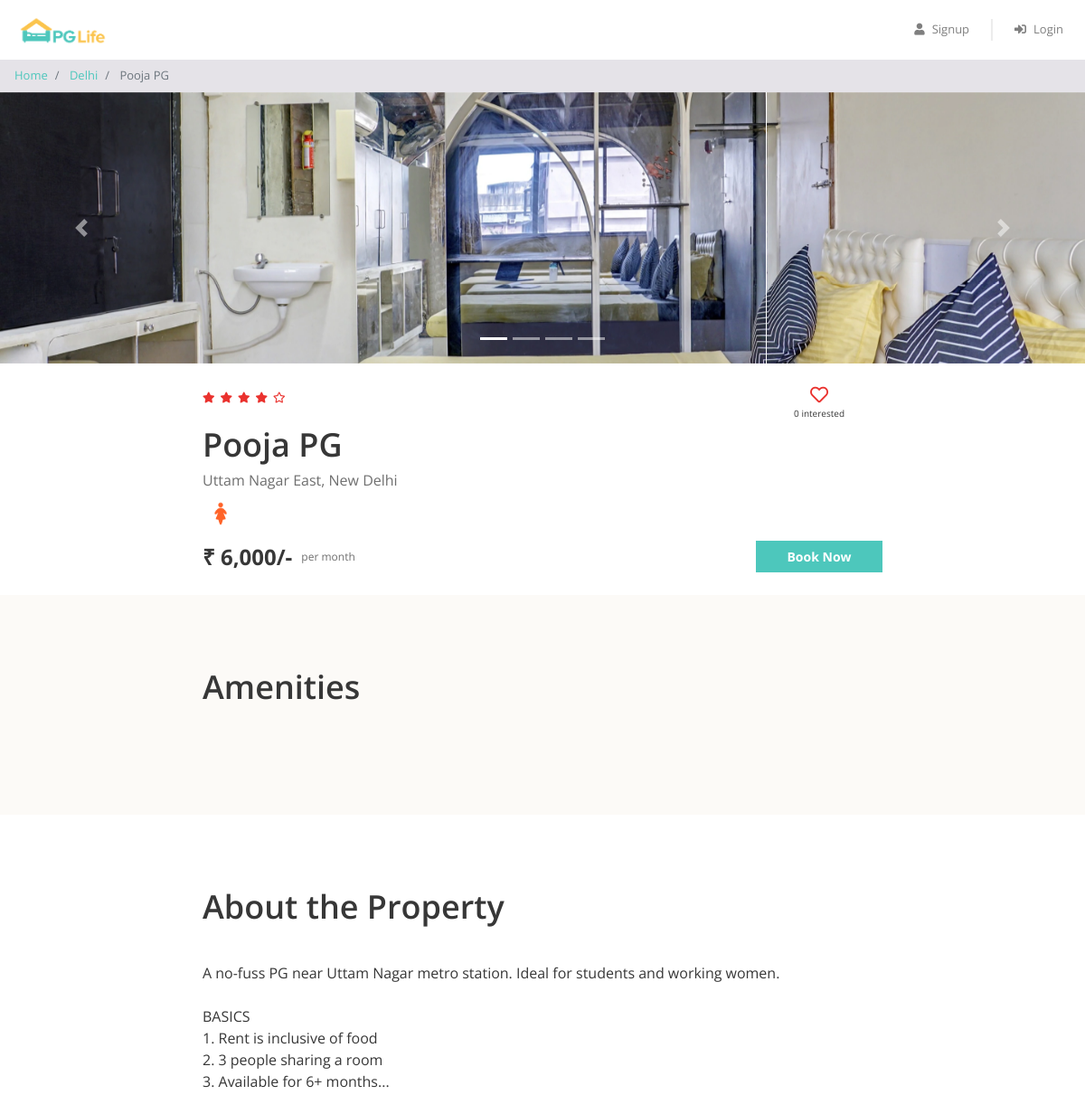
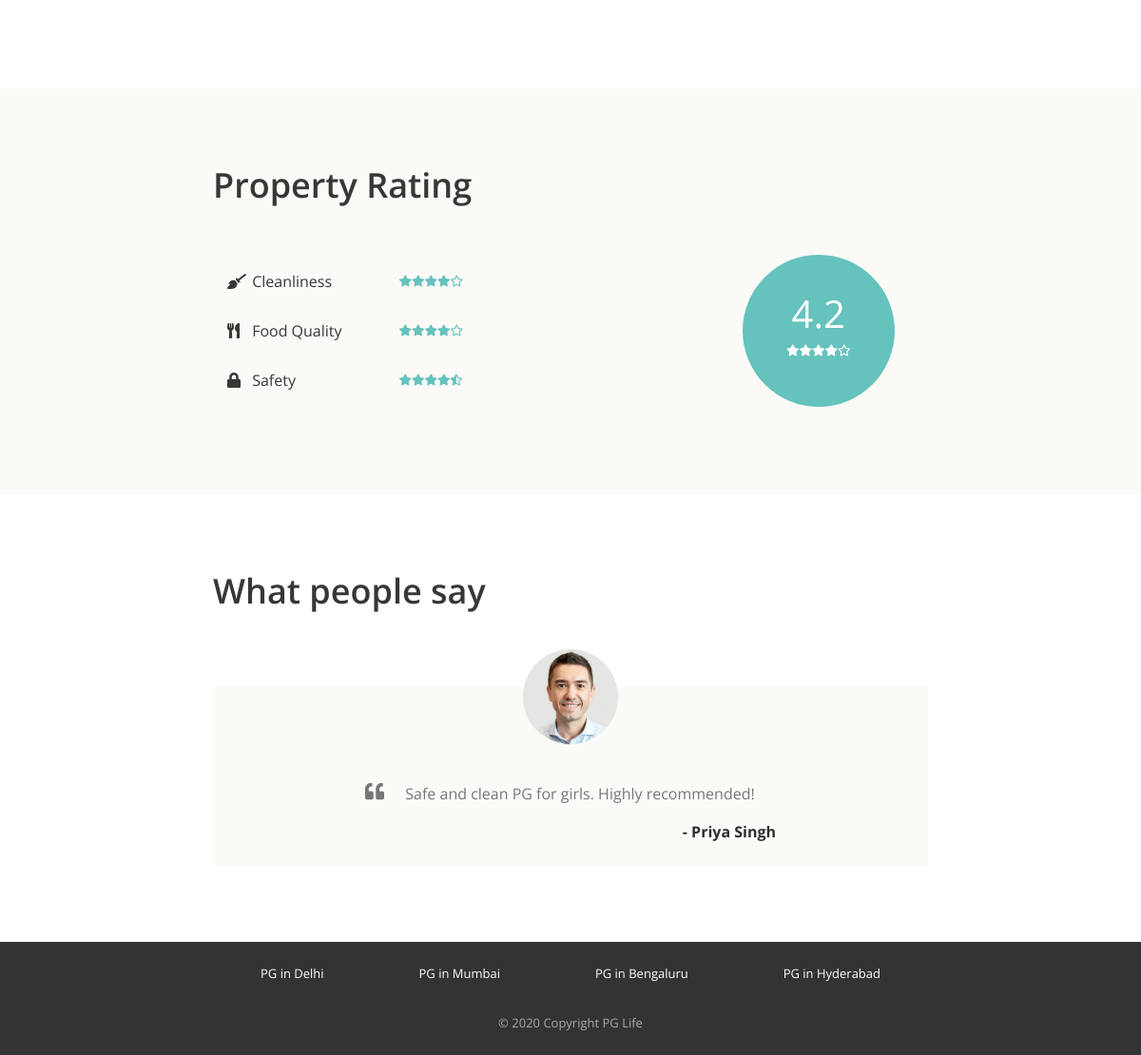
Screenshot of /property_detail.php?property_id=2 with the database file from the repository (2 pictures, top to bottom).
### tables this page shows
CREATE TABLE properties (
    id INT(11) NOT NULL AUTO_INCREMENT,
    city_id INT(11) NOT NULL,
    name VARCHAR(100) NOT NULL,
    address VARCHAR(1000) NOT NULL,
    description VARCHAR(2000) NOT NULL,
    gender ENUM('male', 'female', 'unisex') NOT NULL,
    rent INT(11) NOT NULL,
    rating_clean FLOAT NOT NULL,
    rating_food FLOAT NOT NULL,
    rating_safety FLOAT NOT NULL,
    PRIMARY KEY (id),
    CONSTRAINT fk_Properties_City FOREIGN KEY (city_id) REFERENCES cities(id)
);

CREATE TABLE cities (
    id INT(11) NOT NULL AUTO_INCREMENT,
    name VARCHAR(100) NOT NULL,
    PRIMARY KEY (id)
);

CREATE TABLE testimonials (
    id INT(11) NOT NULL AUTO_INCREMENT,
    property_id INT(11) NOT NULL,
    user_name VARCHAR(100) NOT NULL,
    content VARCHAR(1000) NOT NULL,
    PRIMARY KEY (id),
    CONSTRAINT fk_Testimonials_Property FOREIGN KEY (property_id) REFERENCES properties(id)
);

### includes/functions.php (called while the page is built, shortened)
<?php
if (!function_exists('e')) {
    function e($value)
    {
        return htmlspecialchars((string) $value, ENT_QUOTES | ENT_SUBSTITUTE, 'UTF-8');
    }
}

### property_detail.php (the view, shortened to what this page needs)
<?php
require "includes/functions.php";
require "includes/database_connect.php";
$property_id = isset($_GET["property_id"]) ? $_GET["property_id"] : '';
$property_id = (int) $property_id;
$sql_1 = "SELECT *, p.id AS property_id, p.name AS property_name, c.name AS city_name
            FROM properties p
            INNER JOIN cities c ON p.city_id = c.id
            WHERE p.id = ?";
$stmt_1 = mysqli_prepare($conn, $sql_1);
mysqli_stmt_bind_param($stmt_1, "i", $property_id);
mysqli_stmt_execute($stmt_1);
$result_1 = mysqli_stmt_get_result($stmt_1);
$property = mysqli_fetch_assoc($result_1);
$stmt_2 = mysqli_prepare($conn, "SELECT * FROM testimonials WHERE property_id = ?");
mysqli_stmt_bind_param($stmt_2, "i", $property_id);
mysqli_stmt_execute($stmt_2);
$result_2 = mysqli_stmt_get_result($stmt_2);
$testimonials = mysqli_fetch_all($result_2, MYSQLI_ASSOC);
$stmt_4 = mysqli_prepare($conn, "SELECT user_id FROM interested_users_properties WHERE property_id = ?");
mysqli_stmt_bind_param($stmt_4, "i", $property_id);
mysqli_stmt_execute($stmt_4);
$result_4 = mysqli_stmt_get_result($stmt_4);
$interested_users = mysqli_fetch_all($result_4, MYSQLI_ASSOC);
$interested_users_count = count($interested_users);
function rating_to_stars($rating) {
    $output = "";
    for ($i = 0; $i < 5; $i++) {
        if ($rating >= $i + 0.8) {
            $output .= '<i class="fas fa-star"></i>';
        } elseif ($rating >= $i + 0.3) {
            $output .= '<i class="fas fa-star-half-alt"></i>';
        } else {
            $output .= '<i class="far fa-star"></i>';
        }
    }
    return $output;
}
?>
<!DOCTYPE html>
<html lang="en">
<head>
    <?php include "includes/head_links.php"; ?>
    <link href="css/property_detail.css" rel="stylesheet" />
</head>
<body>
    <?php include "includes/header.php"; ?>
    <nav aria-label="breadcrumb">
        <ol class="breadcrumb py-2">
            <li class="breadcrumb-item">
                <a href="index.php">Home</a>
            </li>
            <li class="breadcrumb-item">
                <a href="property_list.php?city=<?= urlencode($property['city_name']); ?>"><?= e($property['city_name']); ?></a>
            </li>
            <li class="breadcrumb-item active" aria-current="page">
                <?= e($property['property_name']); ?>
            </li>
        </ol>
    </nav>
    <div id="property-images" class="carousel slide" data-ride="carousel">
        <ol class="carousel-indicators">
            <?php
            $property_images = glob(__DIR__ . "/img/properties/" . $property_id . "/*");
            foreach ($property_images as $index => $property_image) {
            ?>
                <li data-target="#property-images" data-slide-to="<?= $index ?>" class="<?= $index == 0 ? "active" : ""; ?>"></li>
            <?php } ?>
        </ol>
        <div class="carousel-inner">
            <?php foreach ($property_images as $index => $property_image) {
                $image_url = "img/properties/" . $property_id . "/" . basename($property_image);
            ?>
                <div class="carousel-item <?= $index == 0 ? "active" : ""; ?>">
                    <img class="d-block w-100" src="<?= e($image_url) ?>" alt="slide">
                </div>
            <?php } ?>
        </div>
        <a class="carousel-control-prev" href="#property-images" role="button" data-slide="prev">
            <span class="carousel-control-prev-icon" aria-hidden="true"></span>
        </a>
        <a class="carousel-control-next" href="#property-images" role="button" data-slide="next">
            <span class="carousel-control-next-icon" aria-hidden="true"></span>
        </a>
    </div>
    <div class="property-summary page-container">
        <div class="row no-gutters justify-content-between">
            <?php $total_rating = round(($property['rating_clean'] + $property['rating_food'] + $property['rating_safety']) / 3, 1); ?>
            <div class="star-container" title="<?= e($total_rating) ?>">
                <?= rating_to_stars($total_rating) ?>
            </div>
            <div class="interested-container">
                <?php
                $is_interested = false;
                ?>
                <?php if ($is_interested): ?>
                    <i class="is-interested-image interested-btn fas fa-heart" property_id="<?= $property_id ?>"></i>
                <?php else: ?>
                    <i class="is-interested-image interested-btn far fa-heart" property_id="<?= $property_id ?>"></i>
                <?php endif; ?>
                <div class="interested-text">
                    <span class="interested-user-count"><?= $interested_users_count ?></span> interested
                </div>
            </div>
        </div>
        <div class="detail-container">
            <div class="property-name"><?= e($property['property_name']) ?></div>
            <div class="property-address"><?= e($property['address']) ?></div>
            <div class="property-gender">
                <?php
                if ($property['gender'] == "male") echo '<img src="img/male.png">';
                elseif ($property['gender'] == "female") echo '<img src="img/female.png">';
                else echo '<img src="img/unisex.png">';
                ?>
            </div>
        </div>
        <div class="row no-gutters">
            <div class="rent-container col-6">
                <div class="rent">₹ <?= number_format($property['rent']) ?>/-</div>
                <div class="rent-unit">per month</div>
            </div>
            <div class="button-container col-6">
                <a href="#" class="btn btn-primary">Book Now</a>
            </div>
        </div>
    </div>
    <div class="property-amenities">
        <div class="page-container">
            <h1>Amenities</h1>
        </div>
    </div>
    <div class="property-about page-container">
        <h1>About the Property</h1>
        <p><?= nl2br(e($property['description'])) ?></p>
    </div>
    <div class="property-rating">
        <div class="page-container">
            <h1>Property Rating</h1>
            <div class="row align-items-center justify-content-between">
                <div class="col-md-6">
                    <?php
                    $rating_labels = [
                        ['icon' => 'fas fa-broom', 'text' => 'Cleanliness', 'val' => $property['rating_clean']],
                        ['icon' => 'fas fa-utensils', 'text' => 'Food Quality', 'val' => $property['rating_food']],
                        ['icon' => 'fa fa-lock', 'text' => 'Safety', 'val' => $property['rating_safety']],
                    ];
                    foreach ($rating_labels as $r) {
                    ?>
                        <div class="rating-criteria row">
                            <div class="col-6">
                                <i class="rating-criteria-icon <?= e($r['icon']) ?>"></i>
                                <span class="rating-criteria-text"><?= e($r['text']) ?></span>
                            </div>
                            <div class="rating-criteria-star-container col-6" title="<?= e($r['val']) ?>">
                                <?= rating_to_stars($r['val']) ?>
                            </div>
                        </div>
                    <?php } ?>
                </div>
                <div class="col-md-4">
                    <div class="rating-circle">
                        <div class="total-rating"><?= e($total_rating) ?></div>
                        <div class="rating-circle-star-container">
                            <?= rating_to_stars($total_rating) ?>
                        </div>
                    </div>
                </div>
            </div>
        </div>
    </div>
    <div class="property-testimonials page-container">
        <h1>What people say</h1>
        <?php foreach ($testimonials as $testimonial) { ?>
            <div class="testimonial-block">
                <div class="testimonial-image-container">
                    <img class="testimonial-img" src="img/man.png" alt="User">
                </div>
                <div class="testimonial-text">
                    <i class="fa fa-quote-left" aria-hidden="true"></i>
                    <p><?= e($testimonial['content']) ?></p>
                </div>
                <div class="testimonial-name">- <?= e($testimonial['user_name']) ?></div>
            </div>
        <?php } ?>
    </div>
    <?php
    include "includes/footer.php";
    ?>
</body>
</html>

### css/common.css (style rules this page uses)
* { box-sizing: border-box; font-family: 'Open Sans', sans-serif; }
body { color: #373737; font-size: 16px; position: relative; }
h1, h2, h3, h4, h5, h6 { font-weight: 600; }
h1 { font-size: 36px; margin-bottom: 40px; }
.btn-primary, .btn-warning, .btn-danger { color: white; font-weight: bold; }
.breadcrumb { background-color: #e5e3e8; font-size: 13px; border-radius: 0px; margin-bottom: 0px; }
.page-container { max-width: 800px; padding: 80px 24px; margin: auto; }

### css/property_detail.css (style rules this page uses)
.carousel img { height: 300px; object-fit: cover; }
.property-summary { padding: 24px; }
.property-amenities, .property-rating { background-color: #fcfaf7; }
.star-container i { color: #EA322E; font-size: 12px; margin-right: 6px; }
.interested-container { text-align: center; padding-right: 42px; }
.interested-container i { color: #EA322E; font-size: 20px; cursor: pointer; }
.interested-text { font-size: 10px; }
.detail-container { padding-bottom: 10px; }
.property-name { font-size: 36px; font-weight: 600; }
.property-address { color: #6f6f6f; font-size: 16px; padding-bottom: 5px; }
.property-gender img { width: 40px; }
.rent-container { display: flex; align-items: center; }
.rent { font-size: 24px; font-weight: bold; padding-right: 10px; }
.rent-unit { color: #6f6f6f; font-size: 12px; }
.button-container .btn { font-size: 14px; border-radius: 0px; width: 140px; float: right; }
.rating-criteria { margin: 28px 0px; }
.rating-criteria-icon { width: 14px; }
.rating-criteria-text { margin-left: 8px; }
.rating-criteria-star-container { margin-top: -2px; }
.rating-criteria-star-container i { color: #66C2BD; font-size: 12px; }
.rating-circle { background-color: #66C2BD; color: white; text-align: center; height: 160px; width: 160px; border-radius: 50%; padding-top: 32px; margin: auto; }
.total-rating { font-size: 40px; }
.rating-circle-star-container { font-size: 12px; }
.testimonial-block { background-color: #fcfaf7; padding: 0px 160px 24px; margin-top: 80px; }
.testimonial-image-container { text-align: center; }
.testimonial-img { width: 100px; border-radius: 50%; position: relative; top: -40px; }
.testimonial-text { color: #777777; text-align: center; position: relative; }
.testimonial-text i { font-size: 20px; position: absolute; left: 0px; top: 0px; }
.testimonial-text p { text-indent: 20px; }
.testimonial-name { color: #2F2E2E; text-align: right; font-weight: bold; margin-top: 12px; }

### rows the page displays
properties: city.name "Delhi", name "Pooja PG", address "Uttam Nagar East, New Delhi", rent "6,000", description "A no-fuss PG near Uttam Nagar metro station. Ideal for students and working women. BASICS 1. Rent is inclusive of food 2. 3 people sharing a room 3. Available for 6+ months...", total_rating "4.2"
testimonials: content "Safe and clean PG for girls. Highly recommended!", user_name "Priya Singh"

### other values shown
$interested_users_count "0"
$r['text'] "Cleanliness"
$r['text'] "Food Quality"
$r['text'] "Safety"
